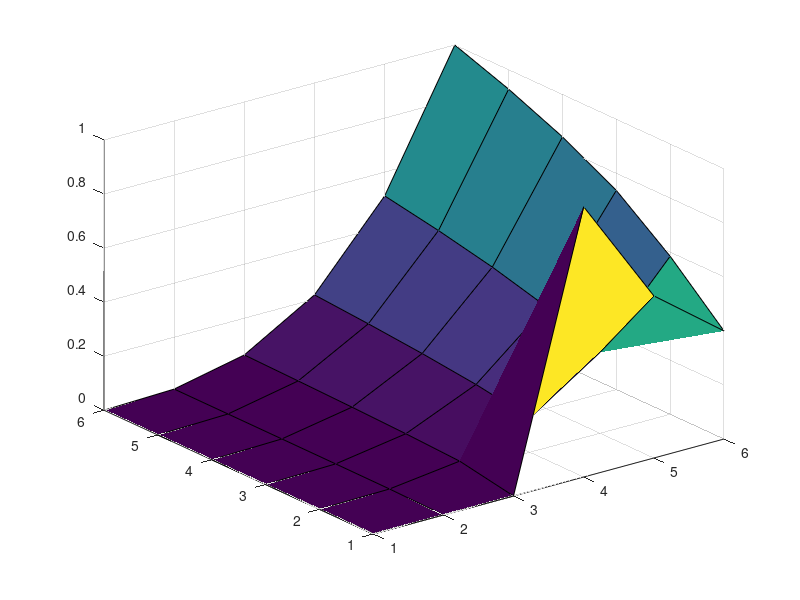
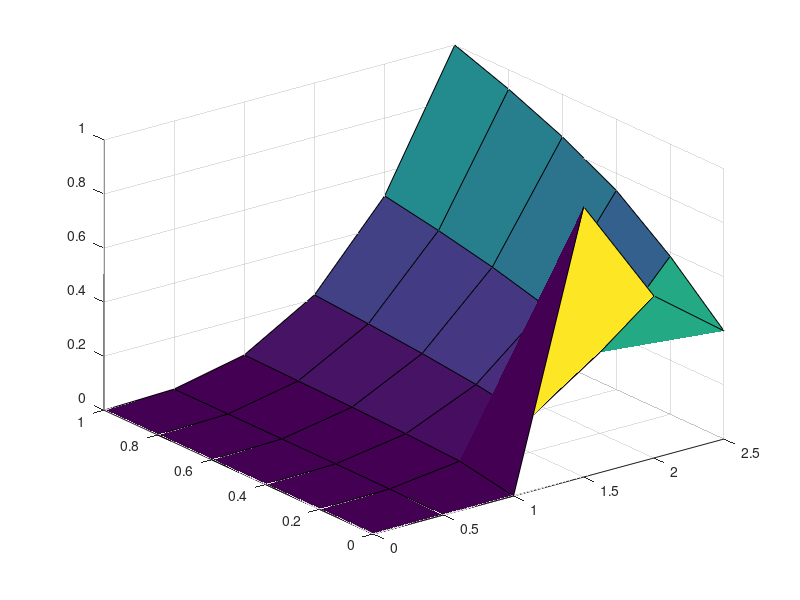

Here is the MATLAB script that generated these plots, in order:
x= [0 0.5 1.0 1.5 2.0 2.5];
y= [0 0.2 0.4 0.6 0.8 1.0];
z= [0 0 0 1 0.6 0.4
 0 0.0047 0.0374 0.1263 0.2994 0.5848
 0 0.0059 0.0472 0.1592 0.3772 0.7368
 0 0.0067 0.0540 0.1822 0.4318 0.8434
 0 0.0074 0.0594 0.2005 0.4753 0.9283
 0 0.0080 0.0640 0.2160 0.5120 1.0000];

f1=figure();
surf(z)
f2=figure();
surf(x,y,z)
% In surf(z), it takes the indices of z as x and y values of plot
% In surf(x,y,z), it takes the given x and y variables as  x and y values of plot


